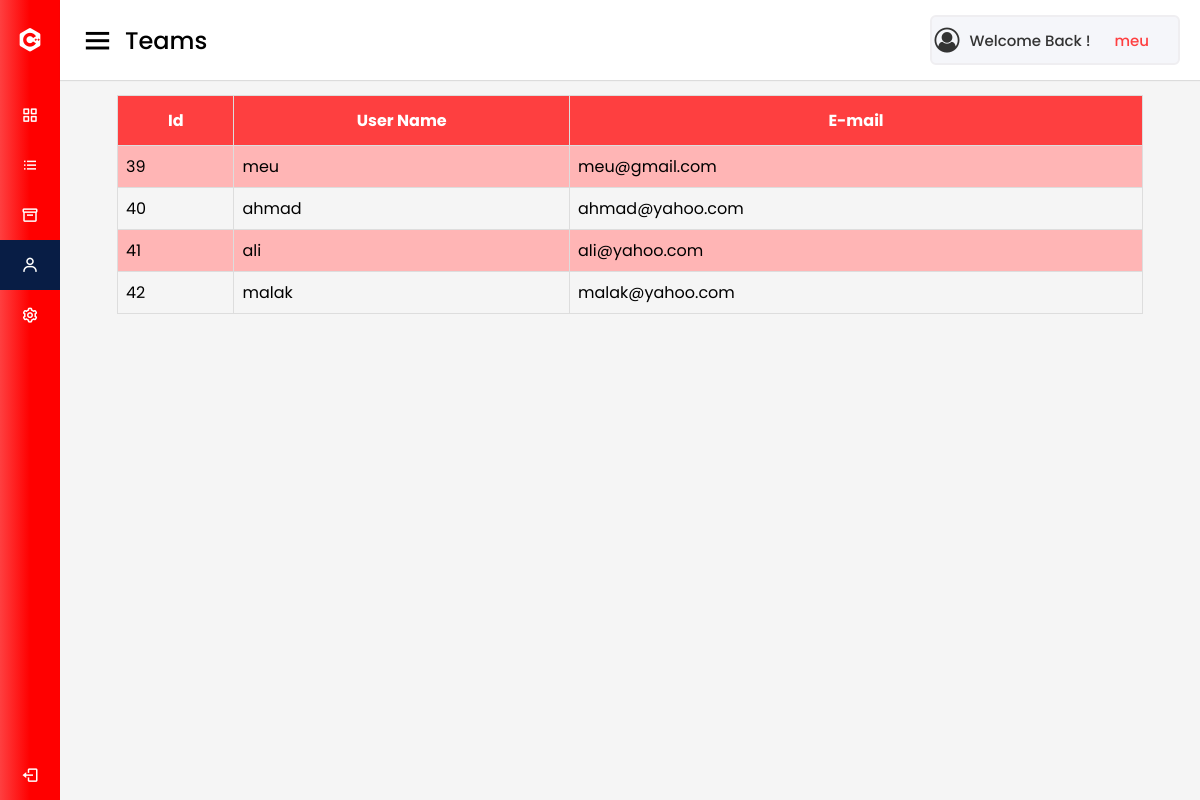
The app's page /sys/staff/team.php (signed in) with its own data.
### tables this page shows
CREATE TABLE `users` (
  `id` int(4) UNSIGNED NOT NULL,
  `u_role` int(2) DEFAULT NULL,
  `username` varchar(30) NOT NULL,
  `email` varchar(50) NOT NULL,
  `user_password` varchar(255) NOT NULL
);

### sys/staff/team.php (the view, shortened to what this page needs)
  <head>
    <link rel="stylesheet" href="../css/dashboard.css">
    <link href='https://unpkg.com/boxicons@2.0.7/css/boxicons.min.css' rel='stylesheet'>
    <link rel="stylesheet" href="../font-awesome/css/font-awesome.min.css">
   </head>
<body>
<?php if(isset($_SESSION['uname'])): ?>
  <div class="sidebar">
    <div class="logo-details">
      <i class='bx bxl-c-plus-plus'></i>
      <span class="logo_name">ITSM</span>
    </div>
      <ul class="nav-links">
        <li>
          <a href="Tasks.php" >
            <i class='bx bx-grid-alt' ></i>
            <span class="links_name">Tasks</span>
          </a>
        </li>
          <li>
          <a href="under processing.php">
            <i class='bx bx-list-ul' ></i>
            <span class="links_name"> under processing</span>
          </a>
        </li>
        <li>
          <a href="completed.php">
            <i class='bx bx-box' ></i>
            <span class="links_name">completed</span>
          </a>
        </li>
        <li>
          <a href="team.php" class="active">
            <i class='bx bx-user' ></i>
            <span class="links_name">Team</span>
          </a>
        </li>
        <li>
          <a href="Setting.php">
            <i class='bx bx-cog' ></i>
            <span class="links_name">Setting</span>
          </a>
        </li>
        <li class="log_out">
          <a href="../includes/logout.inc.php">
            <i class='bx bx-log-out'></i>
            <span class="links_name">Log out</span>
          </a>
        </li>
      </ul>
  </div>
  <section class="home-section">
    <nav>
      <div class="sidebar-button">
        <i class='bx bx-menu sidebarBtn'></i>
        <span class="dashboard">Teams</span>
      </div>
      <div class="profile-details">
                         <i class='fa fa-user-circle-o' aria-hidden="true"></i>
                                 <span class="admin_name" >Welcome Back !</span>
        <span class="admin_name" style="color:#fe3f40"><?php echo "&nbsp".$_SESSION['uname']."&nbsp"; ?></span>
       </div>
    </nav>
<br>
<table id="table1">
    <tr>
      <th>Id</th>
      <th>User Name</th>
      <th>E-mail</th>
    </tr>
    <?php
$database = new Connection();
  $db = $database->openConnection();
  $query = "SELECT id,username,email FROM users WHERE u_role=90";
$result = $db->query($query);
 ?>
 <?php
 while($data = $result->fetch(PDO::FETCH_ASSOC)) {
   ?>
    <tr>
   <td><?php echo $data['id']; ?> </td>
   <td><?php echo $data['username']; ?> </td>
   <td><?php echo $data['email']; ?> </td>
    </tr>
    <?php
  }
  ?>
</table>
<?php else : ?>
<center><h1> You Must Login first</h1></center>
<?php endif; ?>
</body>
</html>

### sys/css/dashboard.css (style rules this page uses)
* { margin: 0; padding: 0; box-sizing: border-box; font-family: 'Poppins', sans-serif; }
.sidebar { position: fixed; height: 100%; width: 240px; background: linear-gradient(90deg, rgba(254, 63, 64, 1) 0%, rgba(255, 0, 0, 1) 50%, rgba(255, 0, 0, 1) 100%); transition: all 0.5s ease; }
.sidebar .logo-details { height: 80px; display: flex; align-items: center; }
.sidebar .logo-details i { font-size: 28px; font-weight: 500; color: #fff; min-width: 60px; text-align: center }
.sidebar .logo-details .logo_name { color: #fff; font-size: 24px; font-weight: 500; }
.sidebar .nav-links { margin-top: 10px; }
.sidebar .nav-links li { position: relative; list-style: none; height: 50px; text-transform: capitalize; }
.sidebar .nav-links li a { height: 100%; width: 100%; display: flex; align-items: center; text-decoration: none; transition: all 0.4s ease; }
.sidebar .nav-links li a.active { background: #081D45; }
.sidebar .nav-links li i { min-width: 60px; text-align: center; font-size: 18px; color: #fff; }
.sidebar .nav-links li a .links_name { color: #fff; font-size: 15px; font-weight: 400; white-space: nowrap; }
.sidebar .nav-links .log_out { position: absolute; bottom: 0; width: 100%; }
.home-section { position: relative; background: #f5f5f5; min-height: 100vh; width: calc(100% - 240px); left: 240px; transition: all 0.5s ease; }
.home-section nav { display: flex; justify-content: space-between; height: 80px; background: #fff; display: flex; align-items: center; position: fixed; width: calc(100% - 240px); left: 240px; z-index: 100; padding: 0 20px; box-shadow: 0 1px 1px rgba(0, 0, 0, 0.1); transition: all 0.5s ease; }
.home-section nav .sidebar-button { display: flex; align-items: center; font-size: 24px; font-weight: 500; }
nav .sidebar-button i { font-size: 35px; margin-right: 10px; }
.home-section nav .profile-details { display: flex; align-items: center; background: #F5F6FA; border: 2px solid #EFEEF1; border-radius: 6px; height: 50px; min-width: 190px; padding: 0 15px 0 2px; }
nav .profile-details .admin_name { font-size: 15px; font-weight: 500; color: #333; margin: 0 10px; white-space: nowrap; }
nav .profile-details i { font-size: 25px; color: #333; }
@media (max-width: 1240px) { .sidebar { width: 60px; } }
@media (max-width: 1240px) { .home-section { width: calc(100% - 60px); left: 60px; } }
@media (max-width: 1240px) { .home-section nav { width: calc(100% - 60px); left: 60px; } }
#table1 { font-family: Arial, Helvetica, sans-serif; width: 90%; border-collapse: collapse; margin: auto; margin-top: 70px; }
#table1 td, #table1 th { border: 1px solid #ddd; padding: 8px; }
#table1 tr:nth-child(even) { background-color: #ffb5b5; }
#table1 th { padding-top: 12px; padding-bottom: 12px; text-align: center; background-color: #fe3f40; color: white; }
.fa { font-size: 25px; }

### records on screen
users: id "39", username "meu", email "meu@gmail.com"
users: id "40", username "ahmad", email "ahmad@yahoo.com"
users: id "41", username "ali", email "ali@yahoo.com"
users: id "42", username "malak", email "malak@yahoo.com"

### other values on screen
$_SESSION['uname'] "meu"
